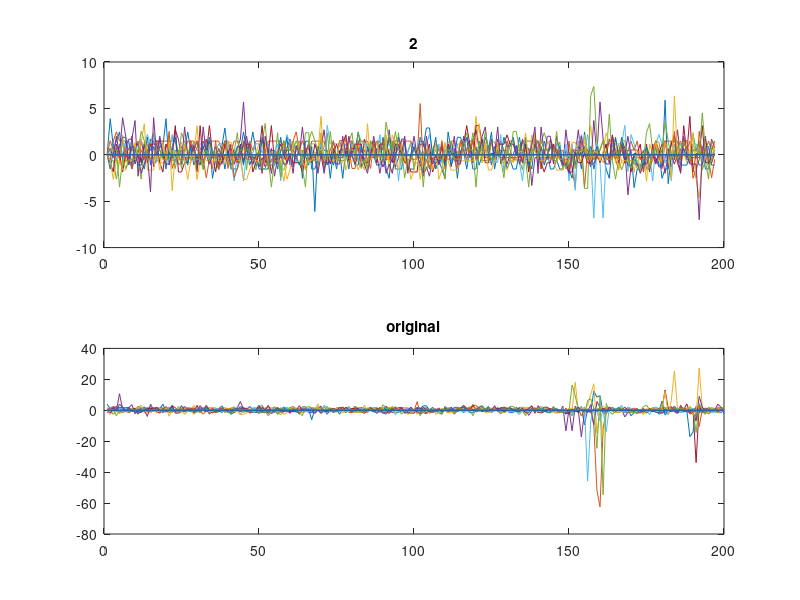

Recreate this plot in MATLAB.
% Copyright (c) 2020-2026 Volker Fischer
% SPDX-License-Identifier: GPL-2.0-or-later

% setup and load test signal
close all;

%load win_recording1.txt
%x = win_recording1;

%load win_recording_long1.txt
%x = win_recording_long1;

load win_recording_problematic.txt
x = win_recording_problematic;


% extract individual processing blocks marked with all zeros
y          = find(all(x == 0, 2));
num_blocks = length(y) - 1;

%figure; plot(diff(y));

for i = 1:num_blocks
  z{i} = x(y(i) + 1:y(i + 1) - 1, :);
end

% select block to analyze
% interesting blocks: 10, 11, 12, 13, 14, 15, 16, 17, 18, 19, 23, 24
% interesting blocks long: 20, 22, 106, 170, 194, 201, 202, 239
%block_index_range = 13:15;%[20, 22, 106, 170, 194, 201, 202, 239];%1:3;%6:200;%
block_index_range = 2;%1:length(z);

spike_cancellation_level = 4; % define maximum length of spikes to be supported

% % TEST store block data in original format (assuming a block size of 200)
%out = zeros(200 * length(block_index_range) + length(block_index_range) + 1, size(x, 2));
%cnt = 1;
%for block_index = block_index_range
%  out(1 + (cnt - 1) + (cnt - 1) * 200 + (1:200), :) = z{block_index};
%  cnt = cnt + 1;
%end
%save -ascii 'recording.txt' out
%return;


for block_index = block_index_range

  x = z{block_index};

  % DC offset estimation and compensation
  % we assume here that the DC offset is constand over the entire block
  dc_offset = mean(x);
  x         = x - dc_offset;


%% TEST for testing we select just one signal
%x = x(:, 1);

  out = zeros(size(x));

  for j = 1:size(x, 2)

    input = x(:, j);


    % ADC spike cancellation algorithm -----------------------------------------
    ADC_MAX_RANGE      = 4096; % Teensy 4.0 ADC has 12 bits -> 0..4095
    ADC_MAX_NOISE_AMPL = 8;    % highest assumed ADC noise amplitude in the ADC input range unit (measured)

    % remove single/dual sample spikes by checking if right before and right after the
    % detected spike(s) we only have noise and no useful signal (since the ESP32 spikes
    % mostly are on just one or two sample(s))
    max_peak_threshold = 150; % maximum assumed ESP32 spike amplitude

    ST_OTHER      = 0;
    ST_NOISE      = 1;
    ST_SPIKE      = 2;
    ST_SPIKE_HIGH = 3;
    ST_SPIKE_LOW  = 4;

    prev_input1       = 0;
    prev_input2       = 0;
    prev_input3       = 0;
    prev_input4       = 0;
    prev1_input_state = 0;
    prev2_input_state = 0;
    prev3_input_state = 0;
    prev4_input_state = 0;
    prev5_input_state = 0;

    for i = 1:length(input)

      return_value = prev_input4; % normal return value in case no spike was detected
      cur_input    = input(i);
      input_abs    = abs(input(i));
      input_state  = ST_OTHER; % initialization value, might be overwritten


      % spike cancellation algorithm -------------------------------------------
      if abs(cur_input) < ADC_MAX_NOISE_AMPL
        input_state = ST_NOISE;
      elseif (cur_input < max_peak_threshold) && (cur_input > 0)
        input_state = ST_SPIKE_HIGH;
      elseif (cur_input > -max_peak_threshold) && (cur_input < 0)
        input_state = ST_SPIKE_LOW;
      end

      % check for single high spike sample case
      if ((prev5_input_state == ST_NOISE) || (prev5_input_state == ST_SPIKE_LOW)) && ...
         (prev4_input_state == ST_SPIKE_HIGH) && ...
         ((prev3_input_state == ST_NOISE) || (prev3_input_state == ST_SPIKE_LOW))

        return_value = 0; % remove single spike

      end

      % check for single low spike sample case
      if ((prev5_input_state == ST_NOISE) || (prev5_input_state == ST_SPIKE_HIGH)) && ...
         (prev4_input_state == ST_SPIKE_LOW) && ...
         ((prev3_input_state == ST_NOISE) || (prev3_input_state == ST_SPIKE_HIGH))

        return_value = 0; % remove single spike

      end

      if spike_cancellation_level >= 2

        % check for two sample high spike case
        if ((prev5_input_state == ST_NOISE) || (prev5_input_state == ST_SPIKE_LOW)) && ...
           (prev4_input_state == ST_SPIKE_HIGH) && ...
           (prev3_input_state == ST_SPIKE_HIGH) && ...
           ((prev2_input_state == ST_NOISE) || (prev2_input_state == ST_SPIKE_LOW))

          return_value = 0; % remove two sample spike
          prev_input3  = 0; % remove two sample spike

        end

        % check for two sample low spike case
        if ((prev5_input_state == ST_NOISE) || (prev5_input_state == ST_SPIKE_HIGH)) && ...
           (prev4_input_state == ST_SPIKE_LOW) && ...
           (prev3_input_state == ST_SPIKE_LOW) && ...
           ((prev2_input_state == ST_NOISE) || (prev2_input_state == ST_SPIKE_HIGH))

          return_value = 0; % remove two sample spike
          prev_input3  = 0; % remove two sample spike

        end

      end

      if spike_cancellation_level >= 3

        % check for three sample high spike case
        if ((prev5_input_state == ST_NOISE) || (prev5_input_state == ST_SPIKE_LOW)) && ...
           (prev4_input_state == ST_SPIKE_HIGH) && ...
           (prev3_input_state == ST_SPIKE_HIGH) && ...
           (prev2_input_state == ST_SPIKE_HIGH) && ...
           ((prev1_input_state == ST_NOISE) || (prev1_input_state == ST_SPIKE_LOW))

          return_value = 0; % remove three sample spike
          prev_input3  = 0; % remove three sample spike
          prev_input2  = 0; % remove three sample spike

        end

        % check for three sample low spike case
        if ((prev5_input_state == ST_NOISE) || (prev5_input_state == ST_SPIKE_HIGH)) && ...
           (prev4_input_state == ST_SPIKE_LOW) && ...
           (prev3_input_state == ST_SPIKE_LOW) && ...
           (prev2_input_state == ST_SPIKE_LOW) && ...
           ((prev1_input_state == ST_NOISE) || (prev1_input_state == ST_SPIKE_HIGH))

          return_value = 0; % remove three sample spike
          prev_input3  = 0; % remove three sample spike
          prev_input2  = 0; % remove three sample spike

        end

      end

      if spike_cancellation_level >= 4

        % check for four sample high spike case
        if ((prev5_input_state == ST_NOISE) || (prev5_input_state == ST_SPIKE_LOW)) && ...
           (prev4_input_state == ST_SPIKE_HIGH) && ...
           (prev3_input_state == ST_SPIKE_HIGH) && ...
           (prev2_input_state == ST_SPIKE_HIGH) && ...
           (prev1_input_state == ST_SPIKE_HIGH) && ...
           ((input_state == ST_NOISE) || (input_state == ST_SPIKE_LOW))

          return_value = 0; % remove four sample spike
          prev_input3  = 0; % remove four sample spike
          prev_input2  = 0; % remove four sample spike
          prev_input1  = 0; % remove four sample spike

        end

        % check for four sample low spike case
        if ((prev5_input_state == ST_NOISE) || (prev5_input_state == ST_SPIKE_HIGH)) && ...
           (prev4_input_state == ST_SPIKE_LOW) && ...
           (prev3_input_state == ST_SPIKE_LOW) && ...
           (prev2_input_state == ST_SPIKE_LOW) && ...
           (prev1_input_state == ST_SPIKE_LOW) && ...
           ((input_state == ST_NOISE) || (input_state == ST_SPIKE_HIGH))

          return_value = 0; % remove four sample spike
          prev_input3  = 0; % remove four sample spike
          prev_input2  = 0; % remove four sample spike
          prev_input1  = 0; % remove four sample spike

        end

      end

      % update five-step input signal memory where we store the last five states of
      % the input signal and four previous untouched input samples
      prev5_input_state = prev4_input_state;
      prev4_input_state = prev3_input_state;
      prev3_input_state = prev2_input_state;
      prev2_input_state = prev1_input_state;
      prev_input4       = prev_input3;
      prev_input3       = prev_input2;
      prev_input2       = prev_input1;

      % adjust the latency of the algorithm according to the spike cancellation
      % level, i.e., the higher the level, the higher the latency
      if spike_cancellation_level >= 3
        prev1_input_state = input_state;
        prev_input1       = input(i);
      elseif spike_cancellation_level >= 2
        prev2_input_state = input_state;
        prev_input2       = input(i);
      else
        prev3_input_state = input_state;
        prev_input3       = input(i);
      end

      out(i, j) = return_value;

    end

  end

  % cut out algorithm settling time
  out = out(4:end, :);

  % plot results
  subplot(2, 1, 1), plot(out); title(num2str(block_index));
  subplot(2, 1, 2), plot(x); title('original');


% TEST
if length(block_index_range) > 1
  pause;
end


end


